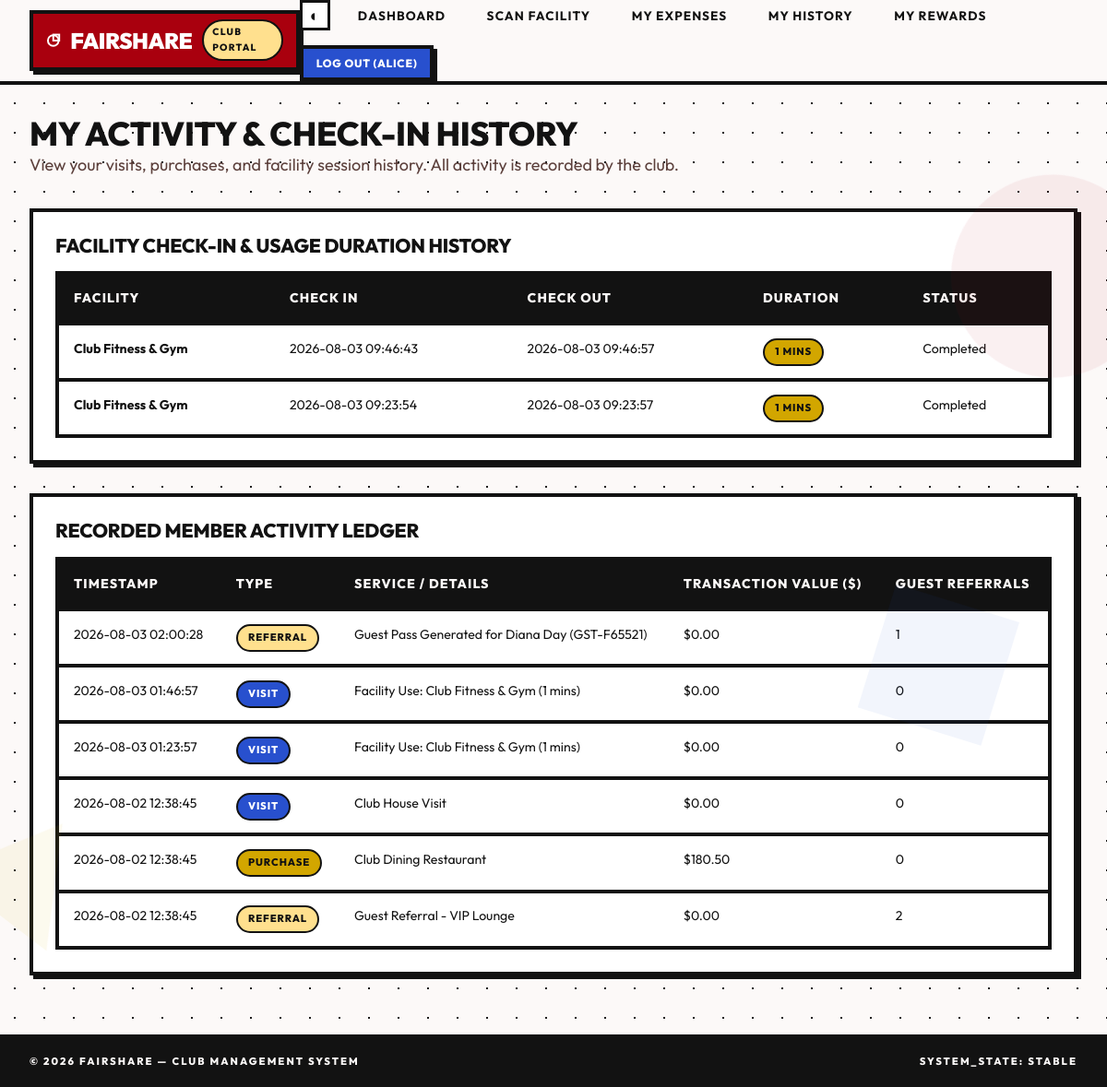
/member/activity (signed in), run on an earlier commit of the app's database.
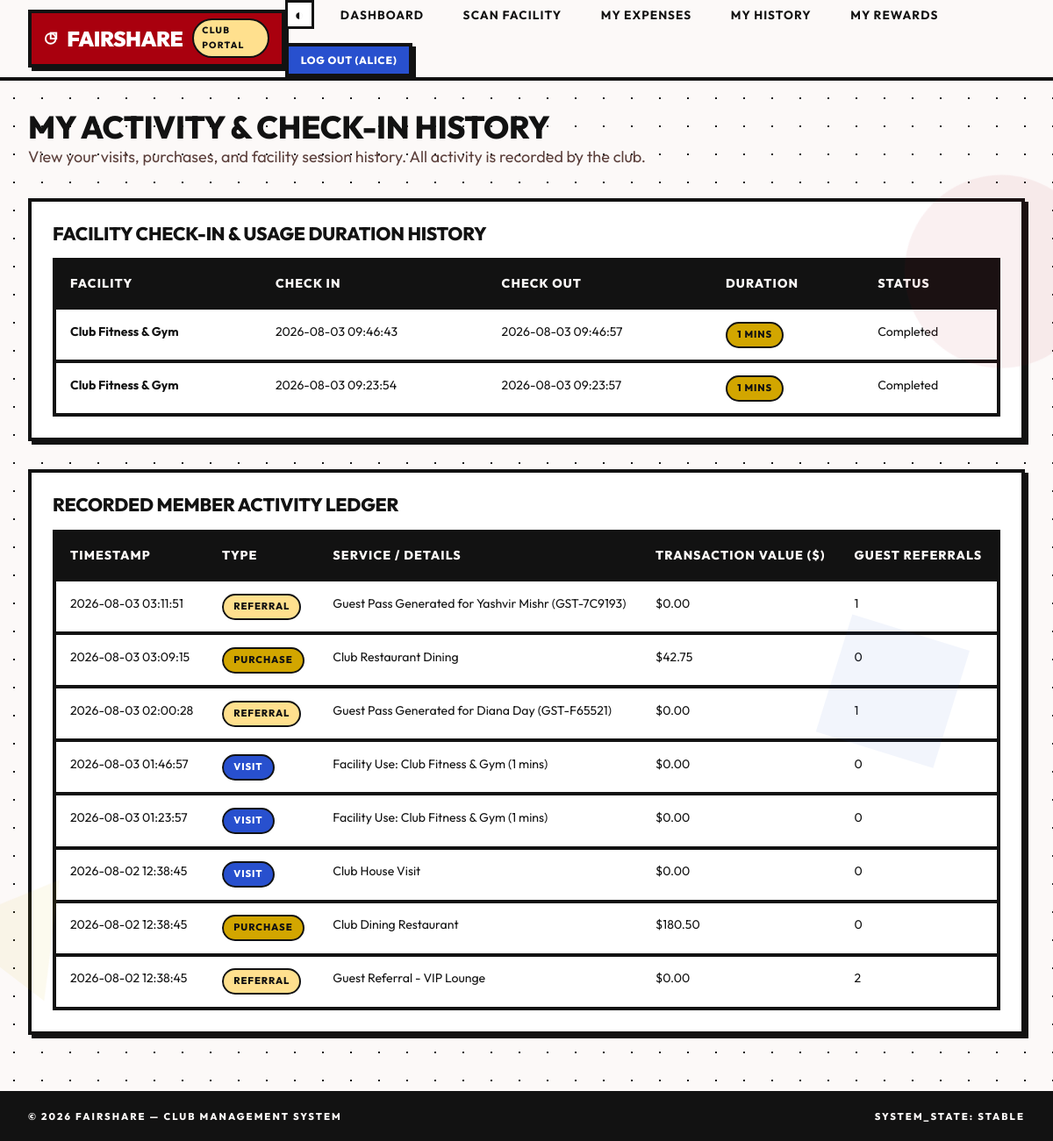
And on a later commit of the database.
### tables this page shows
CREATE TABLE users (
            id INTEGER PRIMARY KEY AUTOINCREMENT,
            username TEXT UNIQUE NOT NULL,
            password_hash TEXT NOT NULL,
            role TEXT NOT NULL CHECK(role IN ('member', 'admin')),
            created_at TIMESTAMP DEFAULT CURRENT_TIMESTAMP
        );

CREATE TABLE facility_checkins (
            id INTEGER PRIMARY KEY AUTOINCREMENT,
            member_id INTEGER NOT NULL,
            facility_name TEXT NOT NULL,
            check_in_time TIMESTAMP NOT NULL,
            check_out_time TIMESTAMP,
            duration_minutes INTEGER DEFAULT 0,
            status TEXT DEFAULT 'active' CHECK(status IN ('active', 'completed')), guest_id INTEGER REFERENCES guest_ids(id) ON DELETE CASCADE,
            FOREIGN KEY (member_id) REFERENCES members (id) ON DELETE CASCADE
        );

CREATE TABLE activities (
            id INTEGER PRIMARY KEY AUTOINCREMENT,
            member_id INTEGER NOT NULL,
            activity_type TEXT NOT NULL CHECK(activity_type IN ('visit', 'purchase', 'referral', 'facility')),
            service_name TEXT NOT NULL,
            transaction_value REAL DEFAULT 0.0,
            guest_count INTEGER DEFAULT 0,
            created_at TIMESTAMP DEFAULT CURRENT_TIMESTAMP,
            FOREIGN KEY (member_id) REFERENCES members (id) ON DELETE CASCADE
        );

### main.py (the view)
@app.route('/member/activity')
@login_required
def member_activity():
    conn = get_db()
    cursor = conn.cursor()
    cursor.execute("SELECT id FROM members WHERE user_id = ?", (session['user_id'],))
    member = cursor.fetchone()
    cursor.execute('''
        SELECT * FROM activities WHERE member_id = ? ORDER BY created_at DESC
    ''', (member['id'],))
    activities = cursor.fetchall()
    cursor.execute('''
        SELECT * FROM facility_checkins WHERE member_id = ? AND guest_id IS NULL ORDER BY check_in_time DESC
    ''', (member['id'],))
    checkins = cursor.fetchall()
    conn.close()
    return render_template('member/activity.html', activities=activities, checkins=checkins)

### database.py (called while the page is built)
def get_db():
    db_path = Config.DATABASE
    os.makedirs(os.path.dirname(db_path), exist_ok=True)
    conn = sqlite3.connect(db_path)
    conn.row_factory = sqlite3.Row
    conn.execute("PRAGMA foreign_keys = ON;")
    return conn

### main.py (called while the page is built)
@app.after_request
def add_header(response):
    if app.debug:
        response.headers['Cache-Control'] = 'no-cache, no-store, must-revalidate'
    else:
        response.headers['Cache-Control'] = 'public, max-age=3600'
    return response

def login_required(f):
    @functools.wraps(f)
    def decorated_function(*args, **kwargs):
        if 'user_id' not in session:
            flash('Please log in to access this page.', 'warning')
            return redirect(url_for('login'))
        return f(*args, **kwargs)
    return decorated_function

@app.context_processor
def inject_user():
    user = None
    member = None
    guest = None
    if 'user_id' in session:
        conn = get_db()
        cursor = conn.cursor()
        cursor.execute("SELECT id, username, role FROM users WHERE id = ?", (session['user_id'],))
        user = cursor.fetchone()
        if user and user['role'] == 'member':
            cursor.execute("SELECT * FROM members WHERE user_id = ?", (user['id'],))
            member = cursor.fetchone()
        conn.close()
    if 'guest_id' in session:
        conn = get_db()
        cursor = conn.cursor()
        cursor.execute("SELECT id, guest_name, guest_code FROM guest_ids WHERE id = ?", (session['guest_id'],))
        guest = cursor.fetchone()
        conn.close()
    return dict(current_user=user, current_member=member, current_guest=guest)

### templates/member/activity.html (shortened to what this page needs)
{% extends "base.html" %}
{% block content %}
<div style="margin-bottom: 2rem;">
  <h1>My Activity & Check-In History</h1>
  <p style="color: var(--text-muted);">View your visits, purchases, and facility session history. All activity is recorded by the club.</p>
</div>
<div class="card" style="margin-bottom: 2rem;">
  <h3>Facility Check-In & Usage Duration History</h3>
  <div class="table-container" style="margin-top: 1rem;">
    <table class="table">
      <thead>
        <tr>
          <th>Facility</th>
          <th>Check In</th>
          <th>Check Out</th>
          <th>Duration</th>
          <th>Status</th>
        </tr>
      </thead>
      <tbody>
        {% for chk in checkins %}
          <tr>
            <td><strong>{{ chk.facility_name }}</strong></td>
            <td>{{ chk.check_in_time }}</td>
            <td>{{ chk.check_out_time or 'In Progress' }}</td>
            <td>
              {% if chk.duration_minutes > 0 %}
                <span class="badge badge-emerald">{{ chk.duration_minutes }} mins</span>
              {% else %}
                <span class="badge badge-amber">Active</span>
              {% endif %}
            </td>
            <td>{{ chk.status|capitalize }}</td>
          </tr>
        {% else %}
          <tr><td colspan="5" style="text-align:center; color: var(--text-dim);">No facility check-in logs recorded.</td></tr>
        {% endfor %}
      </tbody>
    </table>
  </div>
</div>
<div class="card">
  <h3>Recorded Member Activity Ledger</h3>
  <div class="table-container" style="margin-top: 1rem;">
    <table class="table">
      <thead>
        <tr>
          <th>Timestamp</th>
          <th>Type</th>
          <th>Service / Details</th>
          <th>Transaction Value ($)</th>
          <th>Guest Referrals</th>
        </tr>
      </thead>
      <tbody>
        {% for act in activities %}
          <tr>
            <td>{{ act.created_at }}</td>
            <td>
              {% if act.activity_type == 'visit' %}
                <span class="badge badge-blue">Visit</span>
              {% elif act.activity_type == 'purchase' %}
                <span class="badge badge-emerald">Purchase</span>
              {% elif act.activity_type == 'referral' %}
                <span class="badge badge-amber">Referral</span>
              {% else %}
                <span class="badge badge-purple">Facility</span>
              {% endif %}
            </td>
            <td>{{ act.service_name }}</td>
            <td>${{ "%.2f"|format(act.transaction_value) }}</td>
            <td>{{ act.guest_count }}</td>
          </tr>
        {% else %}
          <tr><td colspan="5" style="text-align:center; color: var(--text-dim);">No activities logged yet.</td></tr>
        {% endfor %}
      </tbody>
    </table>
  </div>
</div>
{% endblock %}

### templates/base.html (shortened to what this page needs)
<!DOCTYPE html>
<html lang="en">
<head>
  <link rel="stylesheet" href="{{ url_for('static', filename='css/styles.css') }}?v=4">
</head>
<body>
  <nav class="navbar">
    <div class="navbar-container">
      <a href="{% if current_user %}{% if current_user.role == 'admin' %}{{ url_for('admin_dashboard') }}{% else %}{{ url_for('member_dashboard') }}{% endif %}{% else %}{{ url_for('index') }}{% endif %}" class="brand-logo">
        <svg width="20" height="20" viewBox="0 0 24 24" fill="none" stroke="currentColor" stroke-width="3" stroke-linecap="square">
          <circle cx="12" cy="12" r="9"></circle>
          <rect x="12" y="2" width="10" height="10"></rect>
        </svg>
        FairShare
        <span class="brand-badge">Club Portal</span>
      </a>
      <ul class="nav-links" id="nav-links">
        <li><button id="theme-toggle" class="theme-toggle" aria-label="Toggle dark mode" title="Toggle dark mode">
          <span class="theme-toggle-icon">◐</span>
        </button></li>
        {% if current_user %}
          {% if current_user.role == 'admin' %}
            <li><a href="{{ url_for('admin_dashboard') }}" class="nav-link">Admin Dashboard</a></li>
            <li><a href="{{ url_for('admin_members') }}" class="nav-link">Members</a></li>
            <li><a href="{{ url_for('admin_activity') }}" class="nav-link">Activity Log</a></li>
            <li><a href="{{ url_for('admin_settings') }}" class="nav-link">Algorithm Settings</a></li>
            <li><a href="{{ url_for('admin_reports') }}" class="nav-link">CSV Reports</a></li>
          {% else %}
            <li><a href="{{ url_for('member_dashboard') }}" class="nav-link">Dashboard</a></li>
            <li><a href="{{ url_for('member_scan') }}" class="nav-link">Scan Facility</a></li>
            <li><a href="{{ url_for('member_expenses') }}" class="nav-link">My Expenses</a></li>
            <li><a href="{{ url_for('member_activity') }}" class="nav-link">My History</a></li>
            <li><a href="{{ url_for('member_rewards') }}" class="nav-link">My Rewards</a></li>
          {% endif %}
          <li><a href="{{ url_for('logout') }}" class="btn btn-secondary btn-sm">Log Out ({{ current_user.username }})</a></li>
        {% else %}
          <li><a href="{{ url_for('guest_quick') }}" class="nav-link">Guest Check-In</a></li>
          <li><a href="{{ url_for('login') }}" class="btn btn-primary btn-sm">Log In</a></li>
        {% endif %}
      </ul>
    </div>
  </nav>
  <main class="main-content">
    {% block content %}{% endblock %}
  </main>
  <footer>
    <span>&copy; 2026 FairShare — Club Management System</span>
    <span>SYSTEM_STATE: STABLE</span>
  </footer>
</body>
</html>

What changed in the data, as far as the page shows it:
added activities: created_at "2026-08-03 03:11:51", activity_type "REFERRAL", service_name "Guest Pass Generated for Yashvir Mishr (GST-7C9193)", transaction_value "0.00", guest_count "1"
added activities: created_at "2026-08-03 03:09:15", activity_type "PURCHASE", service_name "Club Restaurant Dining", transaction_value "42.75", guest_count "0"
